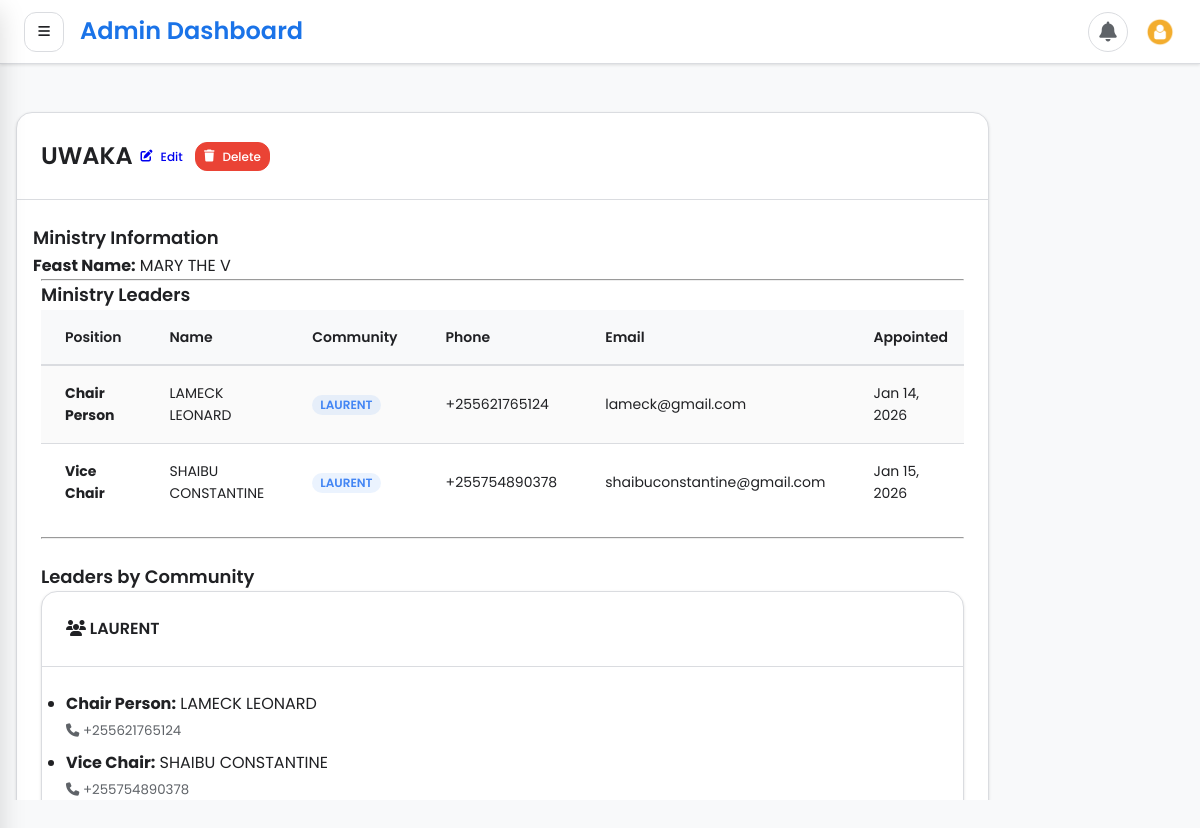
The app's page /members/ministry/1/ (signed in) with its own data.
### member/models.py (models this page shows, shortened)
class Ministry(models.Model):
    name = models.CharField(max_length=255)
    feast_name = models.TextField(max_length=10, blank=True, null=True)
    feast_date = models.DateField(blank=True, null=True)
    created_at = models.DateTimeField(default=timezone.now)
    updated_at = models.DateTimeField(auto_now=True)
    class Meta:
        verbose_name_plural = "Ministries"

class MinistryLeader(models.Model):
    RANK_CHOICES = [
        ('CHAIR PERSON', 'Chair Person'),
        ('VICE CHAIR', 'Vice Chair'),
        ('SECRETARY', 'Secretary'),
        ('VICE SECRETARY', 'Vice Secretary'),
        ('ACCOUNTANT', 'Accountant'),
        ('COORDINATOR', 'Coordinator')
    ]
    ministry = models.ForeignKey(Ministry, on_delete=models.CASCADE,
                                related_name='leaders')
    leader_name = models.CharField(max_length=250)
    position = models.CharField(max_length=30, choices=RANK_CHOICES)
    community = models.ForeignKey("Community", verbose_name="Community",
                                 on_delete=models.CASCADE,
                                 related_name="ministry_leaders",
                                 null=True, blank=True)
    phone = PhoneNumberField(max_length=255, null=True, blank=True)
    email = models.EmailField(blank=True, null=True)
    is_active = models.BooleanField(default=True)
    appointed_date = models.DateField(null=True, blank=True)
    class Meta:
        unique_together = ['ministry', 'position']  # One position per ministry
        ordering = ['ministry', 'position']

class Community(models.Model):
    name = models.CharField(max_length=255, unique=True)
    created_at = models.DateTimeField(auto_now_add=True)
    updated_at = models.DateTimeField(auto_now=True)
    def __str__(self):
        return self.name

### member/views.py (the view)
# urls.py: path('ministry/<int:pk>/', ministry_detail, name='ministry_detail'),
@login_required
def ministry_detail(request, pk):
    ministry = get_object_or_404(Ministry, pk=pk)
    leaders = ministry.leaders.filter(is_active=True).select_related('community')
    context = {
        'ministry': ministry,
        'leaders': leaders,
        'title': ministry.name
    }
    return render(request, 'ministries/ministry_detail.html', context)

### templates/ministries/ministry_detail.html (shortened to what this page needs)
{% extends 'base.html' %}
{% block content %}
<div class="container mt-4">
    <div class="row">
        <div class="col-md-10 offset-md-1">
            <div class="card">
                <div class="card-header bg-primary text-white">
                    <div class="d-flex justify-content-between align-items-center">
                        <h3 class="mb-0">{{ ministry.name }}</h3>
                        <div>
                            <a href="{% url 'update_ministry' ministry.pk %}" class="btn btn-sm btn-light">
                                <i class="fas fa-edit"></i> Edit
                            </a>
                            <a href="{% url 'delete_ministry' ministry.pk %}" class="btn btn-sm btn-danger">
                                <i class="fas fa-trash"></i> Delete
                            </a>
                        </div>
                    </div>
                </div>
                <div class="card-body">
                    <div class="row mb-4">
                        <div class="col-md-12">
                            <h5>Ministry Information</h5>
                            {% if ministry.feast_name %}
                                <p><strong>Feast Name:</strong> {{ ministry.feast_name }}</p>
                            {% endif %}
                        </div>
                    </div>
                    <hr>
                    <h5>Ministry Leaders</h5>
                    {% if leaders %}
                        <div class="table-responsive">
                            <table class="table table-striped table-hover">
                                <thead class="thead-dark">
                                    <tr>
                                        <th>Position</th>
                                        <th>Name</th>
                                        <th>Community</th>
                                        <th>Phone</th>
                                        <th>Email</th>
                                        <th>Appointed</th>
                                    </tr>
                                </thead>
                                <tbody>
                                    {% for leader in leaders %}
                                        <tr>
                                            <td><strong>{{ leader.get_position_display }}</strong></td>
                                            <td>{{ leader.leader_name }}</td>
                                            <td>
                                                {% if leader.community %}
                                                    <span class="badge badge-info">{{ leader.community }}</span>
                                                {% else %}
                                                    <span class="text-muted">-</span>
                                                {% endif %}
                                            </td>
                                            <td>{{ leader.phone|default:"-" }}</td>
                                            <td>{{ leader.email|default:"-" }}</td>
                                            <td>{{ leader.appointed_date|date:"M d, Y"|default:"-" }}</td>
                                        </tr>
                                    {% endfor %}
                                </tbody>
                            </table>
                        </div>
                    {% else %}
                        <div class="alert alert-warning">
                            <i class="fas fa-exclamation-triangle"></i> No leaders assigned to this ministry.
                        </div>
                    {% endif %}
                    <hr>
                    <h5 class="mt-4">Leaders by Community</h5>
                    {% regroup leaders by community as community_list %}
                    {% for community in community_list %}
                        <div class="card mb-3">
                            <div class="card-header bg-light">
                                <h6 class="mb-0">
                                    <i class="fas fa-users"></i>
                                    {% if community.grouper %}
                                        {{ community.grouper }}
                                    {% else %}
                                        No Community Assigned
                                    {% endif %}
                                </h6>
                            </div>
                            <div class="card-body">
                                <ul class="list-unstyled mb-0">
                                    {% for leader in community.list %}
                                        <li class="mb-2">
                                            <strong>{{ leader.get_position_display }}:</strong> {{ leader.leader_name }}
                                            {% if leader.phone %}
                                                <br><small class="text-muted"><i class="fas fa-phone"></i> {{ leader.phone }}</small>
                                            {% endif %}
                                        </li>
                                    {% endfor %}
                                </ul>
                            </div>
                        </div>
                    {% endfor %}
                </div>
            </div>
        </div>
    </div>
</div>
{% endblock %}

### templates/base.html (style rules this page uses)
* { margin: 0; padding: 0; box-sizing: border-box; -webkit-tap-highlight-color: transparent; font-family: "Poppins", -apple-system, BlinkMacSystemFont, sans-serif; }
:root { --primary: #1a73e8; --primary-dark: #0d47a1; --primary-light: #42a5f5; --secondary: #34a853; --secondary-dark: #2e7d32; --accent: #fbbc04; --danger: #ea4335; --warning: #fbbc04; --success: #34a853; --info: #4285f4; --background: #f8f9fa; --surface: #ffffff; --surface-dark: #202124; --text-primary: #202124; --text-secondary: #5f6368; --text-disabled: #9aa0a6; --divider: #dadce0; --shadow-sm: 0 1px 3px rgba(0, 0, 0, 0.12); --shadow-md: 0 4px 6px rgba(0, 0, 0, 0.1); --shadow-lg: 0 10px 25px rgba(0, 0, 0, 0.15); --shadow-xl: 0 20px 40px rgba(0, 0, 0, 0.2); --radius-sm: 8px; --radius-md: 12px; --radius-lg: 16px; --radius-xl: 24px; --radius-full: 9999px; --space-xs: 4px; --space-sm: 8px; --space-md: 16px; --space-lg: 24px; --space-xl: 32px; --space-2xl: 48px; --transition-fast: 150ms ease; --transition-base: 250ms ease; --transition-slow: 350ms ease; --sidebar-width: 280px; --sidebar-collapsed: 72px; --header-height: 64px; }
body { font-family: "Poppins", -apple-system, BlinkMacSystemFont, sans-serif; background: var(--background); color: var(--text-primary); line-height: 1.6; -webkit-font-smoothing: antialiased; -moz-osx-font-smoothing: grayscale; overflow: hidden; }
h3 { font-size: 1.5rem; font-weight: 600; }
h5 { font-size: 1.125rem; font-weight: 600; }
h6 { font-size: 1rem; font-weight: 600; }
.text-muted { color: var(--text-secondary); }
.btn { padding: var(--space-sm) var(--space-md); border-radius: var(--radius-md); font-weight: 500; cursor: pointer; transition: all var(--transition-fast); border: none; font-family: "Poppins", sans-serif; font-size: 0.875rem; display: inline-flex; align-items: center; justify-content: center; gap: var(--space-sm); text-decoration: none; }
.btn-danger { background: var(--danger); color: white; border: 1px solid var(--danger); }
.btn-sm { padding: var(--space-xs) var(--space-sm); font-size: 0.75rem; }
.card { background: var(--surface); border-radius: var(--radius-lg); box-shadow: var(--shadow-sm); border: 1px solid var(--divider); margin-bottom: var(--space-md); overflow: hidden; }
.card-header { padding: var(--space-lg); border-bottom: 1px solid var(--divider); display: flex; align-items: center; justify-content: space-between; }
.card-body { padding: var(--space-lg); }
.table-responsive { overflow-x: auto; margin-bottom: var(--space-md); }
.table { width: 100%; border-collapse: collapse; font-size: 0.875rem; }
.table thead th { background: var(--background); padding: var(--space-md) var(--space-lg); text-align: left; font-weight: 600; color: var(--text-primary); border-bottom: 2px solid var(--divider); white-space: nowrap; }
.table tbody td { padding: var(--space-md) var(--space-lg); border-bottom: 1px solid var(--divider); color: var(--text-primary); }
.table tbody tr:last-child td { border-bottom: none; }
.table-striped tbody tr:nth-child(odd) { background: rgba(0, 0, 0, 0.02); }
.badge { display: inline-block; padding: 4px 8px; font-size: 0.75rem; font-weight: 600; border-radius: var(--radius-full); line-height: 1; }
.badge-info { background: rgba(66, 133, 244, 0.1); color: var(--info); }
.d-flex { display: flex !important; }
.align-items-center { align-items: center; }
.justify-content-between { justify-content: space-between; }
.mt-4 { margin-top: var(--space-lg); }
.mb-2 { margin-bottom: var(--space-sm); }
.mb-3 { margin-bottom: var(--space-md); }
.mb-4 { margin-bottom: var(--space-lg); }
.row { display: flex; flex-wrap: wrap; margin: 0 calc(var(--space-md) * -0.5); }
@media (min-width: 768px) { .col-md-10 { flex: 0 0 auto; width: 83.33333333%; } }
@media (min-width: 768px) { .col-md-12 { flex: 0 0 auto; width: 100%; } }

### records on screen
Ministry: name "UWAKA", feast_name "MARY THE V"
MinistryLeader: position "Chair Person", leader_name "LAMECK LEONARD", community "LAURENT", phone "+255621765124", email "lameck@gmail.com", appointed_date "Jan 14, 2026"
MinistryLeader: position "Vice Chair", leader_name "SHAIBU CONSTANTINE", community "LAURENT", phone "+255754890378", email "shaibuconstantine@gmail.com", appointed_date "Jan 15, 2026"
Community: grouper "LAURENT"
